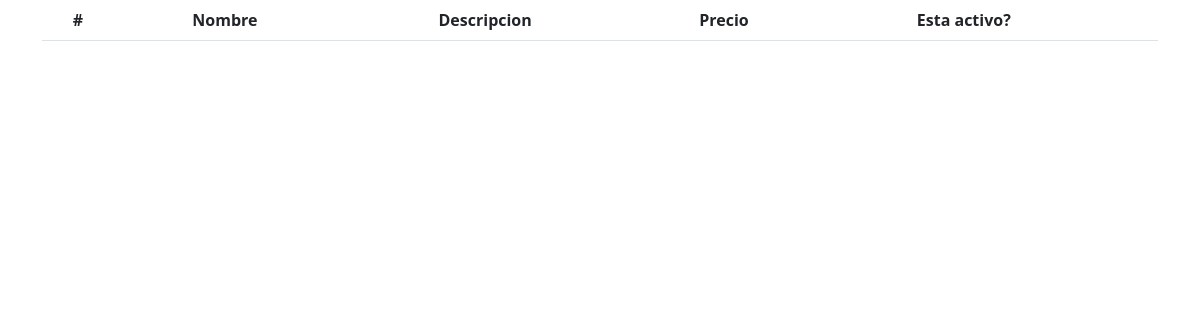
Page /servicios on the earlier database version.
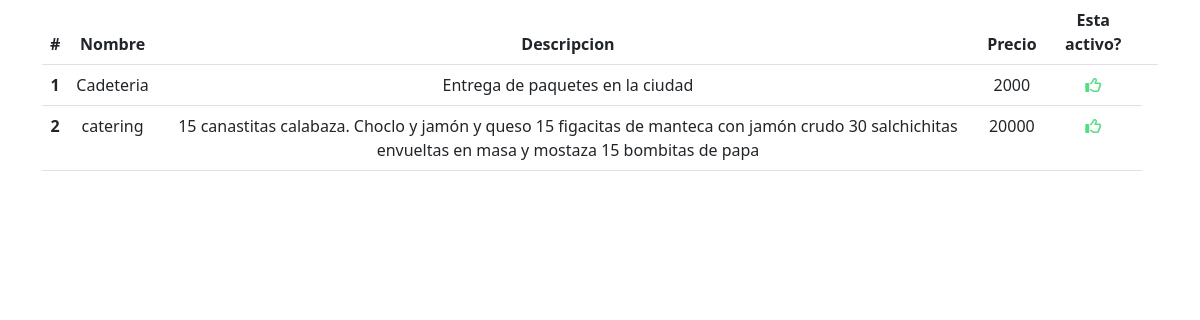
Same page on the later database version.
### reservas/models.py (models this page shows, shortened)
class Servicio(models.Model):
    nombre = models.CharField(max_length=50)
    descripcion = models.CharField(max_length=200)
    precio = models.IntegerField()
    activo = models.BooleanField(default=True)

### reservas/views.py (the view)
# urls.py: path('servicios', views.servicios_vista, name="servicios"),
def servicios_vista(request):
    servicios = Servicio.objects.all()
    return render(request, 'servicios.html', {'servicios': servicios})

### reservas/templates/servicios.html
{% extends 'base.html' %}
{% block 'content' %}
    {% include 'tabla_servicios.html'%}
{% endblock %}

### templates/base.html (shortened to what this page needs)
<!DOCTYPE html>
<html lang="es-Mx">
<head>
    <link href="https://cdn.jsdelivr.net/npm/bootstrap@5.3.0-alpha3/dist/css/bootstrap.min.css" rel="stylesheet"
>
    <link rel="stylesheet" href="https://cdnjs.cloudflare.com/ajax/libs/font-awesome/6.4.0/css/all.min.css" />
</head>
<body>
<div class="container">
    {% block 'content' %}
    {% endblock %}
</div>
</body>
</html>

### reservas/templates/tabla_servicios.html
<table class="table text-center">
  <thead>
    <tr>
      <th scope="col">#</th>
      <th scope="col">Nombre</th>
      <th scope="col">Descripcion</th>
      <th scope="col">Precio</th>
      <th scope="col">Esta activo?</th>
      <th></th>
    </tr>
  </thead>
  <tbody>
    {% for s in servicios %}
      <tr>
        <th scope="row">{{ s.id }}</th>
        <td>{{ s.nombre }}</td>
        <td>{{ s.descripcion }}</td>
        <td>{{ s.precio }}</td>
        {% if s.activo %}
          <td>
            <i class="fa-regular fa-thumbs-up" style="color: #57db83;"></i>
          </td>
        {% else %}
          <td>
            <i class="fa-regular fa-thumbs-down" style="color: #da1616;"></i>
          </td>
        {% endif %}
      </tr>
    {% endfor %}
  </tbody>
</table>

Differences in the rows shown:
added Servicio: id "1", nombre "Cadeteria", descripcion "Entrega de paquetes en la ciudad", precio "2000", activo True (drawn)
added Servicio: id "2", nombre "catering", descripcion "15 canastitas calabaza. Choclo y jamón y queso 15 figacitas de manteca con jamón crudo 30 salchichitas envueltas en masa y mostaza 15 bombitas de papa", precio "20000", activo True (drawn)
